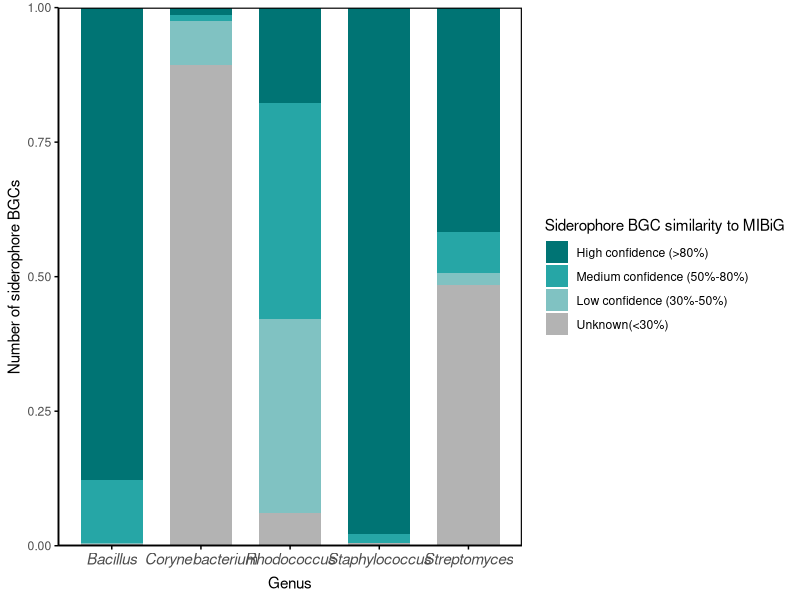

The R script that drew this image:
data = read.csv('../input/summ_genus.csv',row.names = 1)

library(ggplot2)
library(dplyr)
# create groups
data <- data %>%
  mutate(Known_Category = case_when(
    Similarity >= 0.8 ~ "High confidence (>80%)",
    Similarity >= 0.5 ~ "Medium confidence (50%-80%)",
    Similarity >= 0.3 ~ "Low confidence (30%-50%)",
    TRUE ~ "Unknown(<30%)"
  ))

# calculate proportion in different genera
data_summary <- data %>%
  group_by(Genus, Known_Category) %>%
  summarise(Count = n(), .groups = 'drop') %>%
  group_by(Genus) %>%
  mutate(Proportion = Count / sum(Count))

data_summary$Known_Category <- factor(data_summary$Known_Category, 
                                      levels = c("High confidence (>80%)", 
                                                 "Medium confidence (50%-80%)", 
                                                 "Low confidence (30%-50%)", 
                                                 "Unknown(<30%)"))

genus_labels <- c(
  
  Bacillus = expression(italic("Bacillus")),
  Corynebacterium = expression(italic("Corynebacterium")),
  Rhodococcus = expression(italic("Rhodococcus")),
  Staphylococcus = expression(italic("Staphylococcus")),
  Streptomyces = expression(italic("Streptomyces"))
)

p <- ggplot(data_summary, aes(x = Genus, y = Proportion, fill = Known_Category)) +
  geom_col(width = 0.7, position = "stack") +
  scale_fill_manual(values = c(
    "High confidence (>80%)" = "#007474",
    "Medium confidence (50%-80%)" = "#26a6a6", 
    "Low confidence (30%-50%)" = "#80c2c2", 
    "Unknown(<30%)" = "#b3b3b3")) +
  scale_x_discrete(labels = genus_labels) +
  scale_y_continuous(expand = c(0, 0)) +   
  labs(x = "Genus", 
       y = "Number of siderophore BGCs", 
       fill = "Siderophore BGC similarity to MIBiG") +
  theme_minimal() +
  theme(
    axis.text.x = element_text(size = 11, face = "plain"),
    panel.grid = element_blank(),
    axis.line = element_line(color = "black"),
    axis.ticks = element_line(color = "black"),
    panel.border = element_rect(color = "black", fill = NA, size = 0.8)
  )
print(p)

